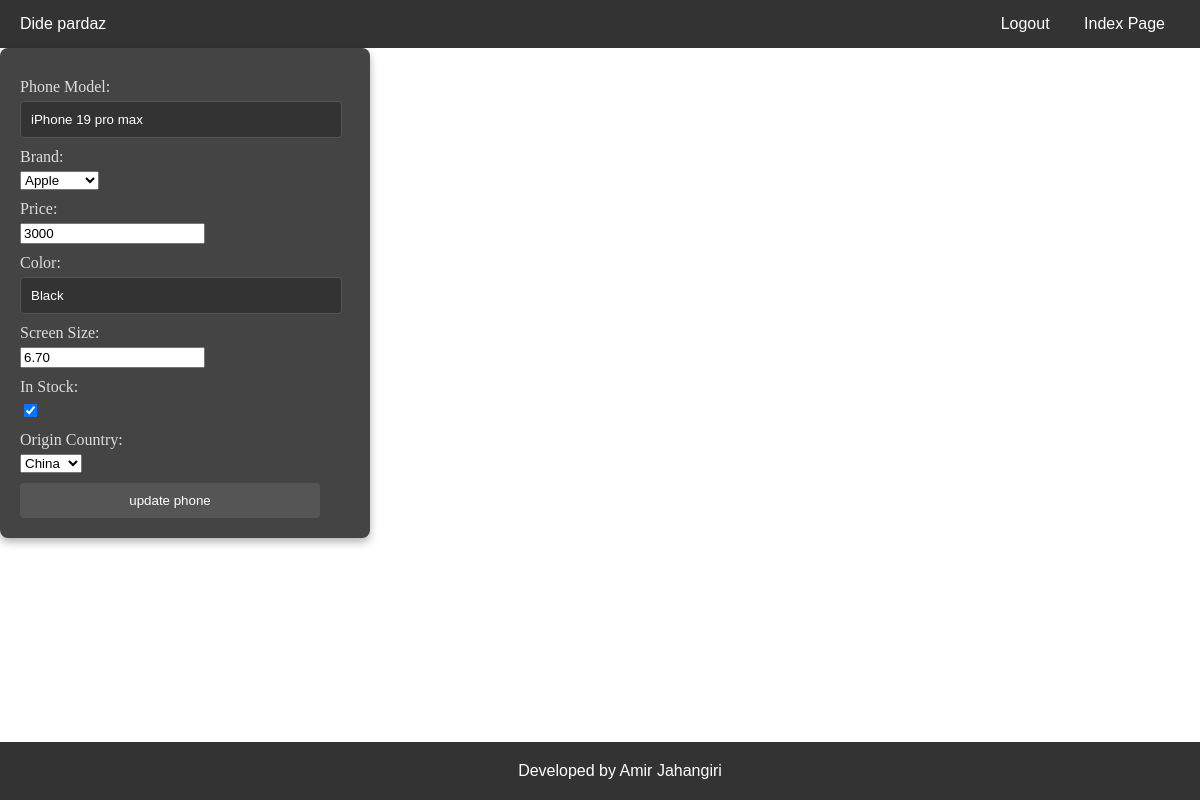
Screenshot of /update-phone/8 (signed in) with the database file from the repository.
### phone/models.py (models this page shows, shortened)
class Phone(models.Model):
    model = models.CharField(max_length=100, unique=True, verbose_name='phone Model', db_index=True)
    brand = models.ForeignKey('Brand', on_delete=models.CASCADE, verbose_name='Brand', related_name='phones', null=True,
                              blank=True)  # todo : remnvoe null blank
    price = models.PositiveIntegerField(validators=[MinValueValidator(1), ], verbose_name='Price', db_index=True)
    color = models.CharField(max_length=100, verbose_name='Color')
    screen_size = models.DecimalField(
        max_digits=4,
        decimal_places=2,
        validators=[MinValueValidator(0.01)],
        verbose_name='Screen Size'
    )
    in_stock = models.BooleanField(default=True, verbose_name='In Stock')
    origin_country = models.ForeignKey('Country', on_delete=models.CASCADE, verbose_name='Origin Country',
                                       db_index=True)
    created_at = models.DateTimeField(auto_now_add=True, verbose_name='Created at', null=True, blank=True)
    updated_at = models.DateTimeField(auto_now=True, verbose_name='Updated at', null=True, blank=True)
    is_active = models.BooleanField(default=True, verbose_name='is Active')

### phone/views.py (the view, shortened to what this page needs)
# urls.py: path('update-phone/<int:id>', views.UpdatePhoneView.as_view(), name='update-phone'),
class UpdatePhoneView(LoginRequiredMixin, View):
    template_name = 'phone/update_phone.html'
    form_class = CreateUpdatePhoneForm
    def setup(self, request, *args, **kwargs):
        self.phone_instance = get_object_or_404(Phone, id=kwargs.get('id'))
        return super().setup(request, *args, **kwargs)
    def get(self, request, *args, **kwargs):
        form = self.form_class(instance=self.phone_instance)
        return render(request, 'phone/update_phone.html', {'form': form})

### phone/forms.py
class CreateUpdatePhoneForm(forms.ModelForm):
    class Meta:
        model = Phone
        fields = ['model', 'brand', 'price', 'color', 'screen_size', 'in_stock', 'origin_country']

### phone/models.py (called while the page is built)
    def __str__(self):
        return self.name

    def __str__(self):
        return self.title

### phone/templates/phone/update_phone.html (shortened to what this page needs)
{% extends 'base.html' %}
{% block content %}
    <form action="" method="post">
        {{ form.as_p }}
        <button type="submit" value="create phone">update phone</button>
    </form>
{% endblock %}

### templates/includes/references.html (style rules this page uses)
body { margin: 0; }
form { background-color: #444; padding: 20px 50px 20px 20px; border-radius: 8px; box-shadow: 0px 4px 8px rgba(0, 0, 0, 0.3); width: 300px; }
form p { margin: 10px 0; }
label { display: block; margin-bottom: 5px; color: #ddd; }
input[type="text"], input[type="password"], input[type="email"] { width: 100%; padding: 10px; border-radius: 4px; border: 1px solid #555; background-color: #333; color: white; }
button { background-color: #555; color: white; padding: 10px; border: none; border-radius: 4px; width: 100%; cursor: pointer; }

### rows the page displays
Phone: model "iPhone 19 pro max", brand "Apple", price "3000", color "Black", screen_size "6.70", in_stock "☑", origin_country "China"
